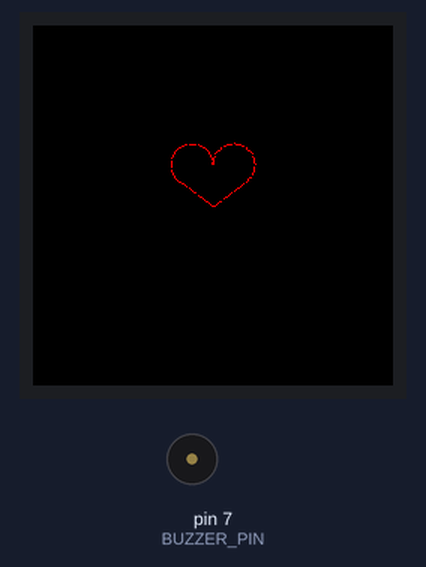
Bench run of a sketch on a simulated Arduino Uno, built with avr-gcc and run on an emulated ATmega328P. Shown: 240×240 colour display, buzzer (waves = sounding). What the sketch prints to the serial monitor is not drawn.

Above: at 0.69 s.
At 1.5 s:
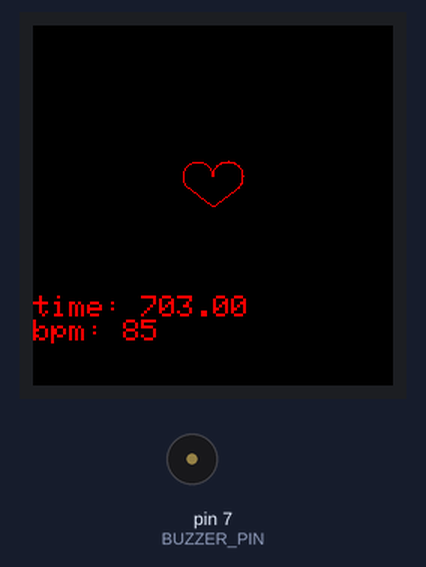
At 20.49 s:
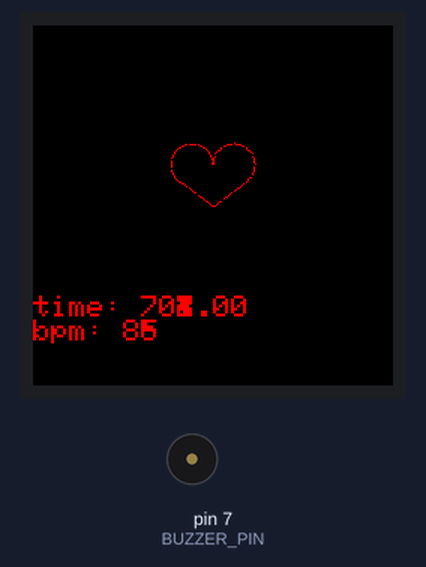
At 39.0 s:
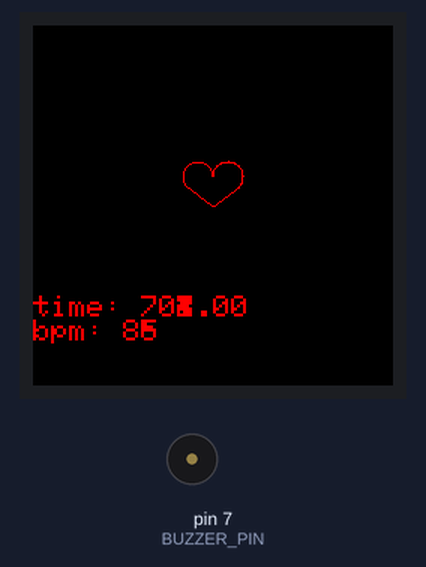
Timing chart, 0 to 40.0 s (numbered marks = the images above):
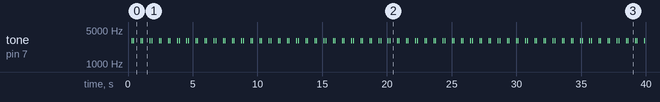

Measured:
- by itself, tone on pin 7 (BUZZER_PIN): repeats every 0.71 s: silent 0.10 s, 3000 Hz 0.03 s, silent 0.54 s, 3000 Hz 0.03 s
- what the display in image 1 shows lasts 0.5 s, from 1.5 s to 2.0 s

The sketch:

draw-heart-by-geometry.ino
```cpp
#include <Adafruit_GFX.h>         // Biblioteca gráfica;
#include <Adafruit_ST7789.h>      // Biblioteca específica oara o ST7789;
#include <SPI.h>                  // Arduino SPI library;

/* Por motivos de otimização, a biblioteca do display IPS usa:
  Usa a porta 13 do arduino para o pino CSL do display;
  Usa a porta 11 do arduino para o pino SDA do display;
*/

const int TFT_CS = 10;            // CS no display IPS;
const int TFT_RST = 8;            // RES no display IPS;
const int TFT_DC = 9;             // DC no display IPS;

#define BUZZER_PIN 7

// Cria uma instância da biblioteca ST7789 TFT library
Adafruit_ST7789 tft = Adafruit_ST7789(TFT_CS, TFT_DC, TFT_RST);

int px = 120;                     // Posição x da base do desenho;
int py = 120;                     // Posição y da base do desenho;
int r = 10;                       // Valor do raio da circunferência;
unsigned red = ST77XX_RED;        // Cor em hexadeciaml disponível na biblioteca;

const int nRows = 7;
const int nColumn = 2;

float points[nRows][nColumn] = {
  { 0, 1.15 },
  { 29.6649, 0 },
  { 89.0298, 2.5 },
  { 25.3837, 0.75 },
  { 46.5112, 0 },
  { 166.3371, 1.45 },
  { 383.0733, 0 },
};

#define MAX_POINT_P_WAVE 1.15
#define MAX_POINT_QRS_COMPLEX 2.5

void setup()
{
  Serial.begin(9600);
  tft.init(240, 240, SPI_MODE2);  // Inicializa o display;
  tft.setRotation(2);             // Orientação da rotação da tela;
  tft.fillScreen(ST77XX_BLACK);   // Preenche a tela na cor preta (limpa a tela);
}

void loop()
{
  // drawHeart(px, py, r, red, 1);
  // drawPulseHeart(px, py, 10, red, 5);
  // delay(3000);                      // Aguarda 3 segundos = 3000 milisegundos
  // tft.fillScreen(ST77XX_BLACK);

   double timeLostWithProcessing = getTimeLostWithProcessingDrawHeart(px, py, r, red, 5, &points[0]);

  while (true) {
    double startTime = millis();
    drawMyPulseHeart(px, py, r, red, 5, &points[0], nRows, timeLostWithProcessing);
    double endTime = millis();
    float timeInterval = endTime - startTime;

    tft.setCursor(0, 180);
    tft.setTextSize(2);
    tft.setTextColor(red);
    tft.print("time: "); tft.println(timeInterval);
    tft.print("bpm: "); tft.println(round((60/timeInterval)*1000));
    Serial.print("heartBeatTime: "); Serial.println(timeInterval);
  }
}

/* CODE */

int convertToCartesianY(int y) {
  return (240 - y);
}

void drawCircle(int cx, int cy, int r, float startAngle, float finalAngle, unsigned color) {
  int x, y, angle;
  float degreToRadians = 3.14/180;

  for (angle = startAngle; angle <= finalAngle; angle++) {
    y = cy + cos((angle) * degreToRadians) * r;
    x = cx + sin((angle) * degreToRadians) * r;

    tft.drawPixel(x, convertToCartesianY(y), color);
  }
}

void drawLine(float xi, float yi, float xf, float yf, unsigned color) {
  float m = (yf - yi)/(xf - xi);
  int x, y;

  if (xi < xf) {
    for (x = xi; x <= xf; x++) {
      y = (x * m) - (xi * m) + yi;
      tft.drawPixel(x, convertToCartesianY(y), color);
    }
  }

  if (xi > xf) {
    for (x = xi; x >= xf; x--) {
      y = (x * m) - (xi * m) + yi;
      tft.drawPixel(x, convertToCartesianY(y), color);
    }
  }
}

float getAngularCoefficientOfTheLine(int cx, int cy, int px, int py, int r) {
  float a = ((py - cy) * (py - cy)) - (r * r);
  float b = 2 * (cx - px) * (py - cy);
  return (a / b) * (-1);
 }

float getTangentPointX(int cx, int cy, int px, int py, float m) {
  float m2 = (-1/m);
  float a = (m * px) - (m2 * cx) + cy - py;
  float b = (m - m2);
  return a/b;
}

float getTangentPointY(int cx, int cy, int px, int py, float m, float tx) {
  float m2 = (-1 / m);
  return (m2 * tx) - (m2 * cx) + cy;
}

float getAngleByM(float m) {
  float radiansToDegree = 180/3.14;
  float angle = atan(m) * radiansToDegree;
  if (m < 0) { return -180 + (angle * (-1)); }
  if (m > 0) { return 180 - angle; }
  else { return 0.0f; }
}

void drawHeart(int px, int py, int r, unsigned color, int angleSteep) {
  int cx1 = px - r;
  int cx2 = px + r;
  int cy = py + 2 * r;

  float m1 = getAngularCoefficientOfTheLine(cx1, cy, px, py, r);
  float m2 = getAngularCoefficientOfTheLine(cx2, cy, px, py, r);

  float startAngle1 = getAngleByM(m1);
  float finalAngle1 = 90;
  float startAngle2 = -90;
  float finalAngle2 = getAngleByM(m2);

  float tx1 = getTangentPointX(cx1, cy, px, py, m1);
  float tx2 = getTangentPointX(cx2, cy, px, py, m2);
  float ty = getTangentPointY(cx2, cy, px, py, m2, tx2);


  int x, y, angle;
  float degreToRadians = 3.14/180;

  // Primeira metade da circunferência
  for (angle = startAngle1; angle <= finalAngle1; angle+= angleSteep) {
    y = cy + cos((angle) * degreToRadians) * r;
    x = cx1 + sin((angle) * degreToRadians) * r;
    tft.writePixel(x, convertToCartesianY(y), color);

    // Primeira reta inferior
    if (tx1 <= x) {
      y = (x * m1) - (tx1 * m1) + ty;
      tft.writePixel(x, convertToCartesianY(y), color);
    }
  }

  // Segunda metade da circunferência
  for (angle = startAngle2; angle <= finalAngle2; angle+= angleSteep) {
    y = cy + cos((angle) * degreToRadians) * r;
    x = cx2 + sin((angle) * degreToRadians) * r;
    tft.writePixel(x, convertToCartesianY(y), color);

    // // Segunda reta inferior
    if (x <= tx2) {
      y = (x * m2) - (tx2 * m2) + ty;
      tft.writePixel(x, convertToCartesianY(y), color);
    }
  }
}

void drawPulseHeart(int px, int py, int r, unsigned color, int angleSteep) {
  int i;

  for (i = 0; i < 3; i++) {
    drawHeart(px, py, i * r, color, angleSteep);
    drawHeart(px, py, i * r, ST77XX_BLACK, angleSteep);
  }

  for (i = 3; i > 0; i--) {
    drawHeart(px, py, i * r, color, angleSteep);
    drawHeart(px, py, i * r, ST77XX_BLACK, angleSteep);
  }
}

void drawMyPulseHeart(int px, int py, int r, unsigned color, int angleSteep, float (*points)[2], int nRows, double timeLostWithProcessing) {
  int i;
  float newR, interval;

  float compensationTime = 0;

  for (i = 0; i <= nRows - 1; i++) {

    if (points[i][1] == MAX_POINT_P_WAVE) { tone(BUZZER_PIN, 3000); }
    if (points[i][1] == MAX_POINT_QRS_COMPLEX) { tone(BUZZER_PIN, 3000); }

    if (i == nRows - 1) { interval = points[i][0] - compensationTime - timeLostWithProcessing; }
    else {
      if (points[i][0] > timeLostWithProcessing) { interval = points[i][0] - timeLostWithProcessing; }
      if (points[i][0] < timeLostWithProcessing) {
        interval = 0;
        compensationTime += points[i][0];
      }
    }

    if (points[i][1] != 0) { newR = points[i][1] * r; }
    else { newR = r; }

    static double startLoopTime = millis();

    drawHeart(px, py, newR, color, angleSteep);

    while (millis() - startLoopTime <= interval) {

    }
    noTone(BUZZER_PIN);
    drawHeart(px, py, newR, ST77XX_BLACK, angleSteep);
    startLoopTime = millis();
  }
}

double getTimeLostWithProcessingDrawHeart(int px, int py, int r, unsigned color, int angleSteep, float (*points)[2]) {
  int i;
  float newR;

  double timeLostWithProcessing;

  double startProcess = millis();
  newR = points[0][1];
  drawHeart(px, py, newR, color, angleSteep);
  drawHeart(px, py, newR, ST77XX_BLACK, angleSteep);
  double endProcess = millis();

  timeLostWithProcessing = endProcess - startProcess;

  return timeLostWithProcessing;
}
```
